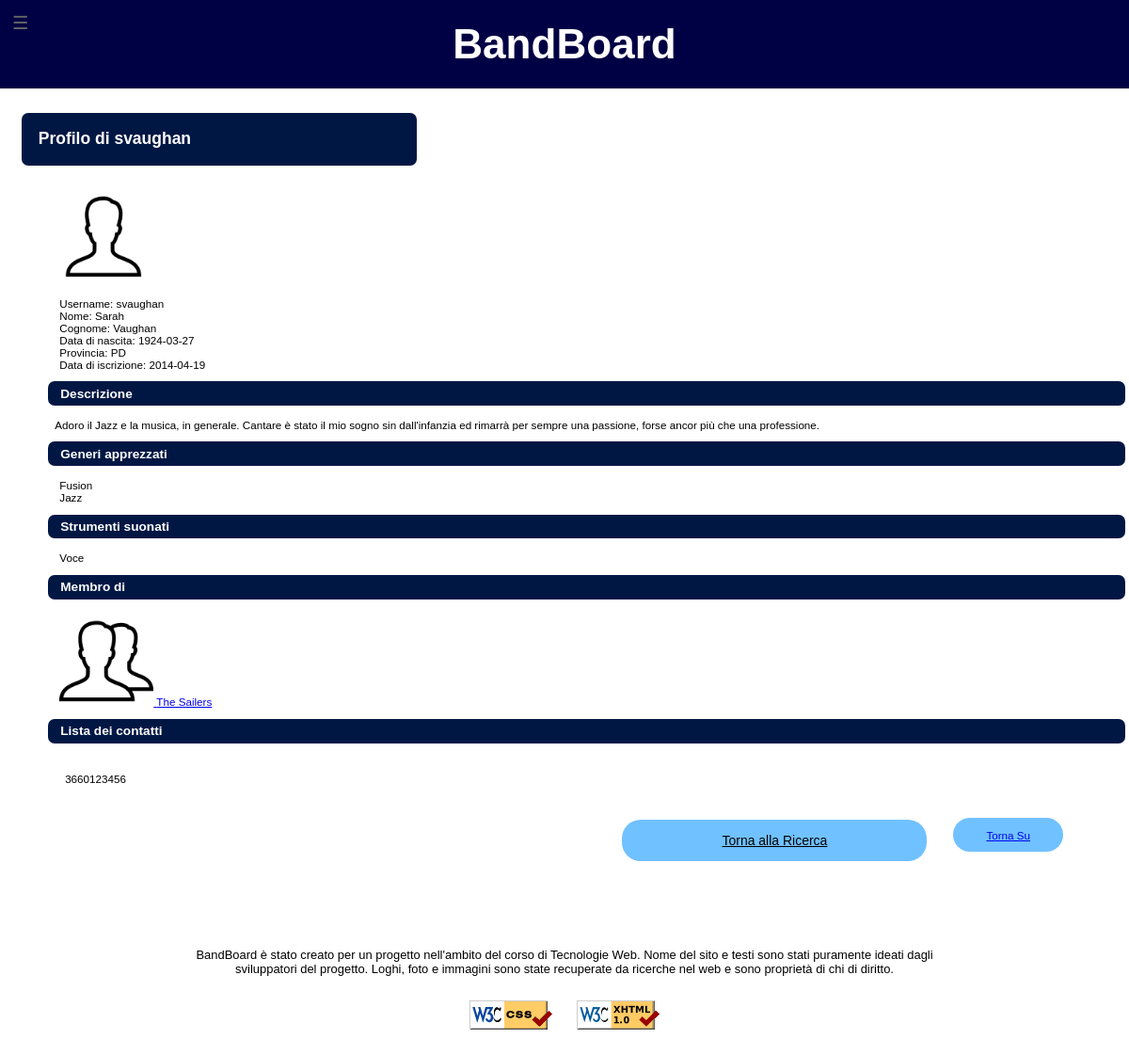
/profiloUtente/profiloUtente.php?username=svaughan&page=ricerca&num=3, run on an earlier commit of the app's database.
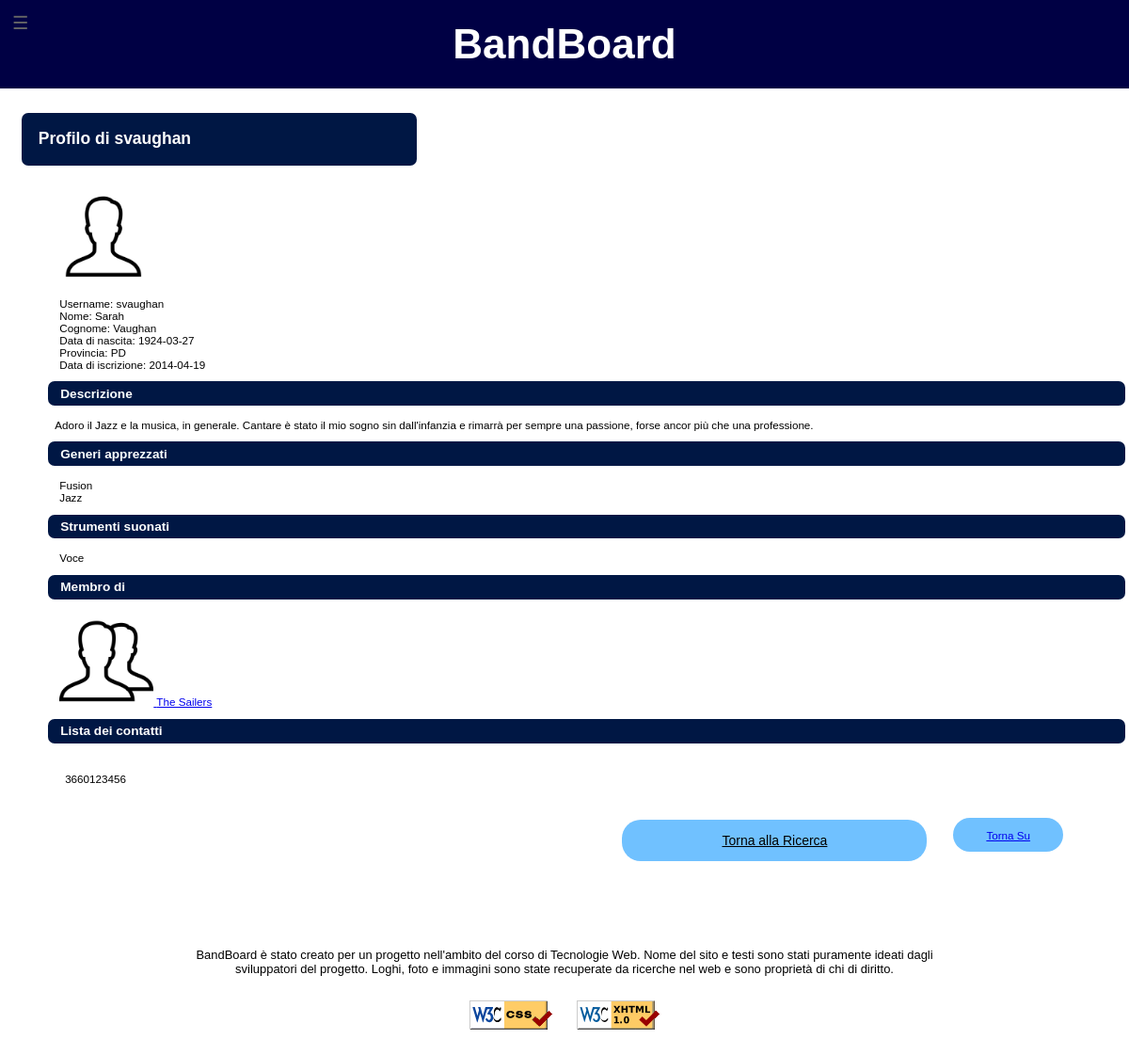
And on a later commit of the database.
### tables this page shows
CREATE TABLE IF NOT EXISTS Utenti (
	username		VARCHAR(25) PRIMARY KEY,
	password	    CHAR(32) NOT NULL,
	email			VARCHAR(45) NOT NULL UNIQUE,
	nome            VARCHAR(20) DEFAULT NULL,
	cognome         VARCHAR(20) DEFAULT NULL,
	dataNascita		DATE NOT NULL,
	immagine		VARCHAR(45) DEFAULT NULL COMMENT 'Immagine profilo; NULL implica immagine di default',
	descrizione     VARCHAR(200) DEFAULT NULL COMMENT 'Descrizione dell\'utente',
	dataIscrizione	DATETIME NOT NULL,
	provincia		CHAR(2) DEFAULT NULL COMMENT 'Provincia di residenza',
	FOREIGN KEY (provincia) REFERENCES Province (sigla)
	    ON DELETE NO ACTION
	    ON UPDATE CASCADE
);

### lib/php/paths.php (called while the page is built)
<?php
class Paths {
	public static function getRelativePath($from, $to) {
		$from = is_dir($from) ? rtrim($from, '\/') . '/' : $from;
		$to   = is_dir($to)   ? rtrim($to, '\/') . '/'   : $to;
		$from = str_replace('\\', '/', $from);
		$to   = str_replace('\\', '/', $to);
		$from     = explode('/', $from);
		$to       = explode('/', $to);
		$relPath  = $to;
		foreach ($from as $depth => $dir) {
			if ($dir === $to[$depth]) {
				array_shift($relPath);
			} else {
				$remaining = count($from) - $depth;
				if ($remaining > 1) {
					$padLength = (count($relPath) + $remaining - 1) * -1;
					$relPath = array_pad($relPath, $padLength, '..');
					break;
				} else {
					$relPath[0] = './' . $relPath[0];
				}
			}
		}
		return implode('/', $relPath);
	}
}

### lib/php/footer.php (called while the page is built)
<?php
require_once realpath(dirname(__FILE__)) . "/paths.php";
class Footer
{
    public static function getFooter()
    {
        $stack = debug_backtrace();
        $executionFilePath = $stack[count($stack) - 1]["file"];
        $absImagesPath = realpath(dirname(__FILE__, 3)) . "/images/site";
        $relativePathToImages = Paths::getRelativePath($executionFilePath, $absImagesPath);
        $footer = "<div id='footer'><p>BandBoard &egrave; stato creato per un progetto nell&#39;ambito del corso di Tecnologie Web. Nome del sito e testi sono stati puramente ideati dagli sviluppatori del progetto. Loghi, foto e immagini sono state recuperate da ricerche nel web e sono propriet&agrave; di chi di diritto.</p><p><img src='" . $relativePathToImages . "vcss.gif" . "' alt='Valid XHTML 1.0 Strict' height='31' width='88'/><img src='" . $relativePathToImages . "valid-xhtml10.png" . "' alt='Valid CSS' height='31' width='88' /></p></div>";
        return $footer;
    }
}
?>

### profiloUtente/profiloUtente.php (the view, shortened to what the changed rows need)
<?php
include_once "../lib/php/start.php";
include_once "../lib/php/header.php";
include_once "../lib/php/footer.php";
$page="";
$page=$page.Start::getHead(array(
	'Titolo' => $_REQUEST['username']." - BandBoard",
	'DescrizioneBreve' => "Profilo Utente - BandBoard",
	'Descrizione' => "Pagina di visualizzazione di un utente del sito BandBoard",
	'Keywords' => array("BandBoard", "profilo", $_REQUEST['username'], "utente", "musicista", "bacheca", "musica", "musicisti", "gruppi"),
	'Stylesheets' => array("style.css"),
	'Extra' => array("<link rel=\"stylesheet\" media=\"handheld, screen and (max-width:480px), only screen and (max-device-width:480px)\" href=\"../lib/css/style_mobile.css\" type=\"text/css\" />", '<link rel="stylesheet" type="text/css" media="print" href="../lib/css/style_print.css" />')
	));
$page=$page."<body>";
$page=$page.Header::getHeader();
if (isset($_SESSION['username'])) {
	$logout="<div class=\"logout\">
                <form action=\"../lib/php/logout.php\" method=\"post\">
	                <p><input type=\"submit\" id=\"logout\" value=\"Logout\" /></p>
                </form>
            </div>";
	$page=$page.$logout;
	$page=$page."<div class=\"nav\">".Menu::getMenu(array(
		'<a href="../index.php" xml:lang="en" lang="en">Home</a>',
		"<a href='../settings/index.php'>Modifica Profilo</a>",
		"<a href='../cercaUtenti/index.php'>Cerca Utenti</a>",
		"<a href='../cercaGruppi/index.php'>Cerca Gruppi</a>",
		"<a href='../gestioneBand/gestioneBand.php'>I Miei Gruppi</a>")
		)."</div>";
} else {
	$page=$page."<div class=\"nav\">".Menu::getMenu(array('<a href="../index.php" xml:lang="en" lang="en">Home</a>', "<a href='../cercaUtenti/index.php'>Cerca Utenti</a>", "<a href='../cercaGruppi/index.php'>Cerca Gruppi</a>"))."</div>";
}
$page=$page.file_get_contents(realpath(dirname(__FILE__))."/profiloUtente.txt");
$connessione=dbConnectionData::getMysqli();
try {
	if ($connessione->connect_errno) {
		throw new Exception("Connessione fallita: ".$connessione->connect_error.".");
	} else {
		$query="SELECT username, nome, cognome, dataNascita, immagine, descrizione, provincia, dataIscrizione, email FROM Utenti WHERE username=\"".$_REQUEST["username"]."\";";
		if (!$result=$connessione->query($query)) {
			$page .= "Query non valida: ".$connessione->error.".";
		} else {
			if ($result->num_rows>0) {
				while ($row=$result->fetch_array(MYSQLI_ASSOC)) {
					if ($row['immagine']==NULL) {
						$row['immagine']="defaultUser.png";
						$img="<img id=\"fotoprofilo\" src=\"../images/site/".$row['immagine']."\" alt=\"Immagine di ".$row['nome']."\" />";
					} else {
						$img="<img id=\"fotoprofilo\" src=\"../images/bands/".$row['immagine']."\" alt=\"Immagine di ".$row['nome']."\" />";
					}
					$page=str_replace("<email />", htmlentities($row['email']), $page);
					$page=str_replace("<nickname />", htmlentities($row['username']), $page);
					$page=str_replace("<immagineProfilo />", $img, $page);
					$page=str_replace("<nome />", htmlentities($row['nome']), $page);
					$page=str_replace("<cognome />", htmlentities($row['cognome']), $page);
					$page=str_replace("<dataIscrizione />", substr($row['dataIscrizione'], 0, 10), $page);
					$page=str_replace("<dataNascita />", $row['dataNascita'], $page);
					$page=str_replace("<provincia />", htmlentities($row['provincia']), $page);
					$page=str_replace("<descrizione />", htmlentities($row['descrizione']), $page);
				}
			}
		}
		$query="SELECT GM.nome FROM Utenti U JOIN GeneriUtenti GU ON U.username=GU.utente JOIN GeneriMusicali GM ON GU.genere=GM.nome WHERE U.username=\"".$_REQUEST["username"]."\";";
		$gen="";
		if (!$result=$connessione->query($query)) {
			$page .= "Query non valida: ".$connessione->error.".";
		} else {
			if ($result->num_rows>0) {
				$gen="<ul>";
					while ($row=$result->fetch_array(MYSQLI_ASSOC)) {
					$gen=$gen."<li>".$row['nome']."</li>";
					}
					$gen=$gen."</ul>";
			} else {
				$gen="<p>Nessun genere</p>";
			}
		}
		$page=str_replace("<generiApprezzati />", $gen, $page);
		$query="SELECT C.strumento FROM Utenti U JOIN Conoscenze C ON U.username=C.utente JOIN Strumenti S ON S.nome=C.strumento WHERE U.username=\"".$_REQUEST["username"]."\";";
		$strumenti="";
		if (!$result=$connessione->query($query)) {
			$page .= "Query non valida: ".$connessione->error.".";
		} else {
			if ($result->num_rows>0) {
				$strumenti="<ul>";
				while ($row=$result->fetch_array(MYSQLI_ASSOC)) {
				$strumenti=$strumenti."<li>".$row['strumento']."</li>";
				}
				$strumenti=$strumenti."</ul>";
			} else {
				$strumenti="<p>Nessuno strumento</p>";
			}
		}
		$page=str_replace("<strumentiSuonati />", $strumenti, $page);
		$query="SELECT G.nome, G.immagine, G.idGruppo FROM Conoscenze C JOIN Formazioni F ON C.idConoscenza=F.ruolo JOIN Gruppi G ON F.gruppo=G.idGruppo WHERE C.utente=\"".$_REQUEST["username"]."\";";
		$gruppi="";
		if (!$result=$connessione->query($query)) {
			$page .= "Query non valida: ".$connessione->error.".";
		} else {
			if ($result->num_rows>0) {
				$gruppi="<ul>";
				while ($row=$result->fetch_array(MYSQLI_ASSOC)) {
					if ($row['immagine']==NULL) {
						$row['immagine']="defaultBand.png";
						$gruppi=$gruppi."<li><a href=\"../profiloGruppo/profiloGruppo.php?idGruppo=" . $row['idGruppo'] . "\"><img class=\"listImage\" src=\"../images/site/".$row['immagine']."\" alt=\"Immagine di ".$row['nome']."\" /> ".$row['nome'];
					} else {
						$gruppi=$gruppi."<li class=\"elementResult\"><a href=\"../profiloGruppo/profiloGruppo.php?idGruppo=" . $row['idGruppo'] . "\"><img class=\"listImage\" src=\"../images/bands/".$row['immagine']."\" alt=\"Immagine di ".$row['nome']."\" /> ".$row['nome'];
					}
					$gruppi=$gruppi."</a></li>";
				}
				$gruppi=$gruppi."</ul>";
			}
			else {
				$gruppi="<p>Nessun gruppo</p>";}
		}
		$page=str_replace("<nomeGruppi />", $gruppi, $page);
		$query="SELECT utente, tipoContatto, contatto FROM ContattiUtenti WHERE utente=\"".$_REQUEST["username"]."\";";
		if (!$result=$connessione->query($query)) {
			$page .= "Query non valida: ".$connessione->error.".";
		} else {
			$contacts = '';
			if ($result->num_rows > 0) {
				$contacts = '<ul>';
				while ($row=$result->fetch_array(MYSQLI_ASSOC)) {
					switch ($row['tipoContatto']) {
						case 'whatsapp':
						default:
							$contacts .= '<li>' . $row['contatto'] . '</li>';
							break;
					}
				}
				$contacts .= '</ul>';
			} else {
				$contacts = '<p>Nessuna informazione di contatto.</p>';
			}
		}
		$page=str_replace("<contatti />", $contacts, $page);
	}
}catch (Exception $e){
	$page .= "Errore: dati non recuperati (".$e->getMessage().").";
}
if (!isset($_REQUEST['page']) || $_REQUEST['page']=="index") {
	$pagPrec="<p class=\"paginaPrec\"><a href=\"../index.php\" id=\"torna\">Torna alla <span xml:lang=\"en\" lang=\"en\">Home</span></a></p>";
} else {
	if ($_REQUEST['page']=="ricerca") {
		$pagPrec="<p class=\"paginaPrec\"><a href=\"../cercaUtenti/index.php?num=".$_REQUEST['num']."\" id=\"torna\">Torna alla Ricerca</a></p>";
	}
}
$page=str_replace("<pagPrec />", $pagPrec, $page);
$page=str_replace("<footer />", Footer::getFooter(), $page);
$page=$page."</body></html>";
echo $page;
?>

What changed in the data, as far as the page shows it:
changed utenti: email "…mio sogno sin dall'infanzia ed rimarrà per sempre una…" → "…mio sogno sin dall'infanzia e rimarrà per sempre una…"
